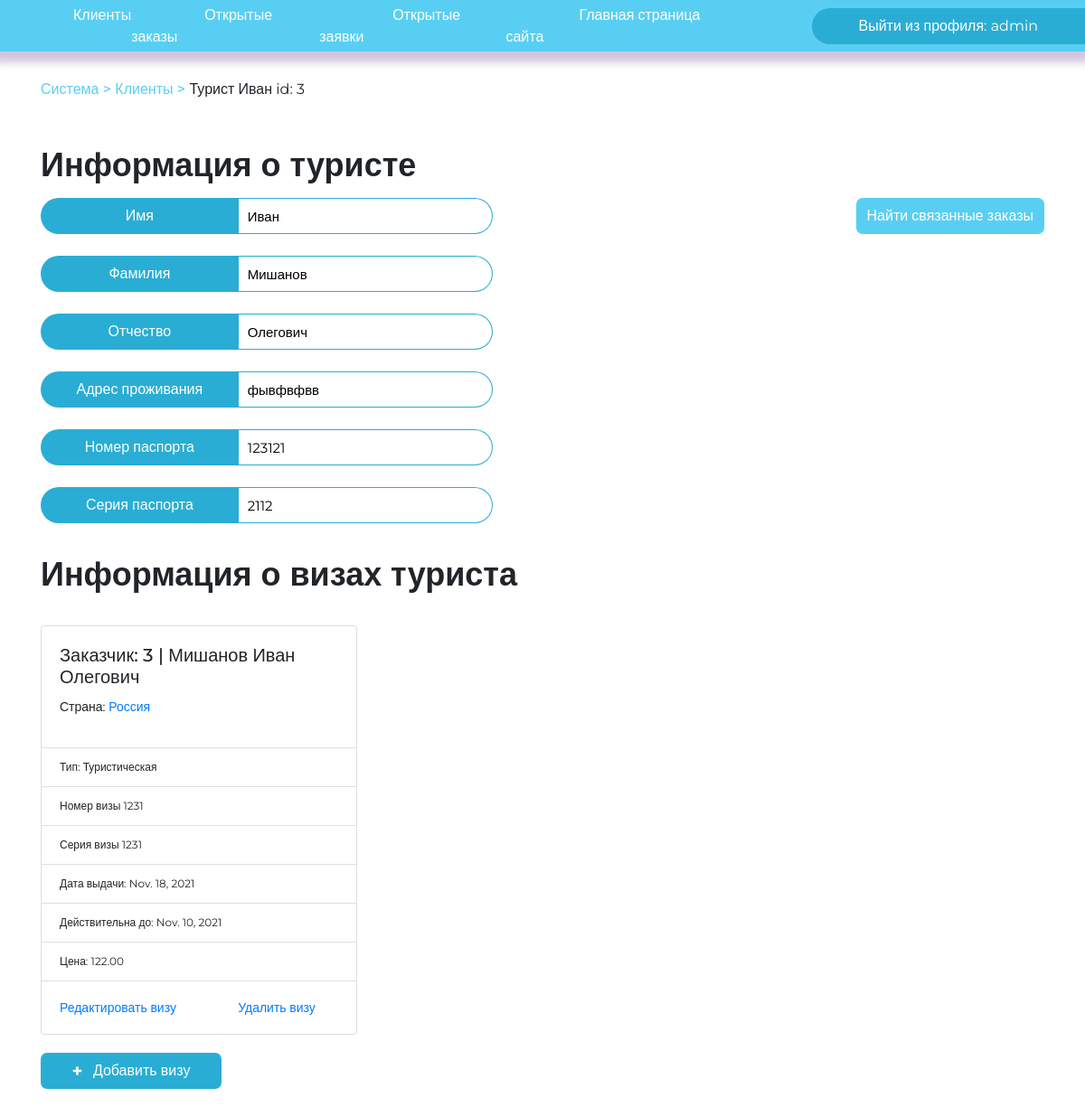
/agent/client/3/ (signed in), run on an earlier commit of the app's database.
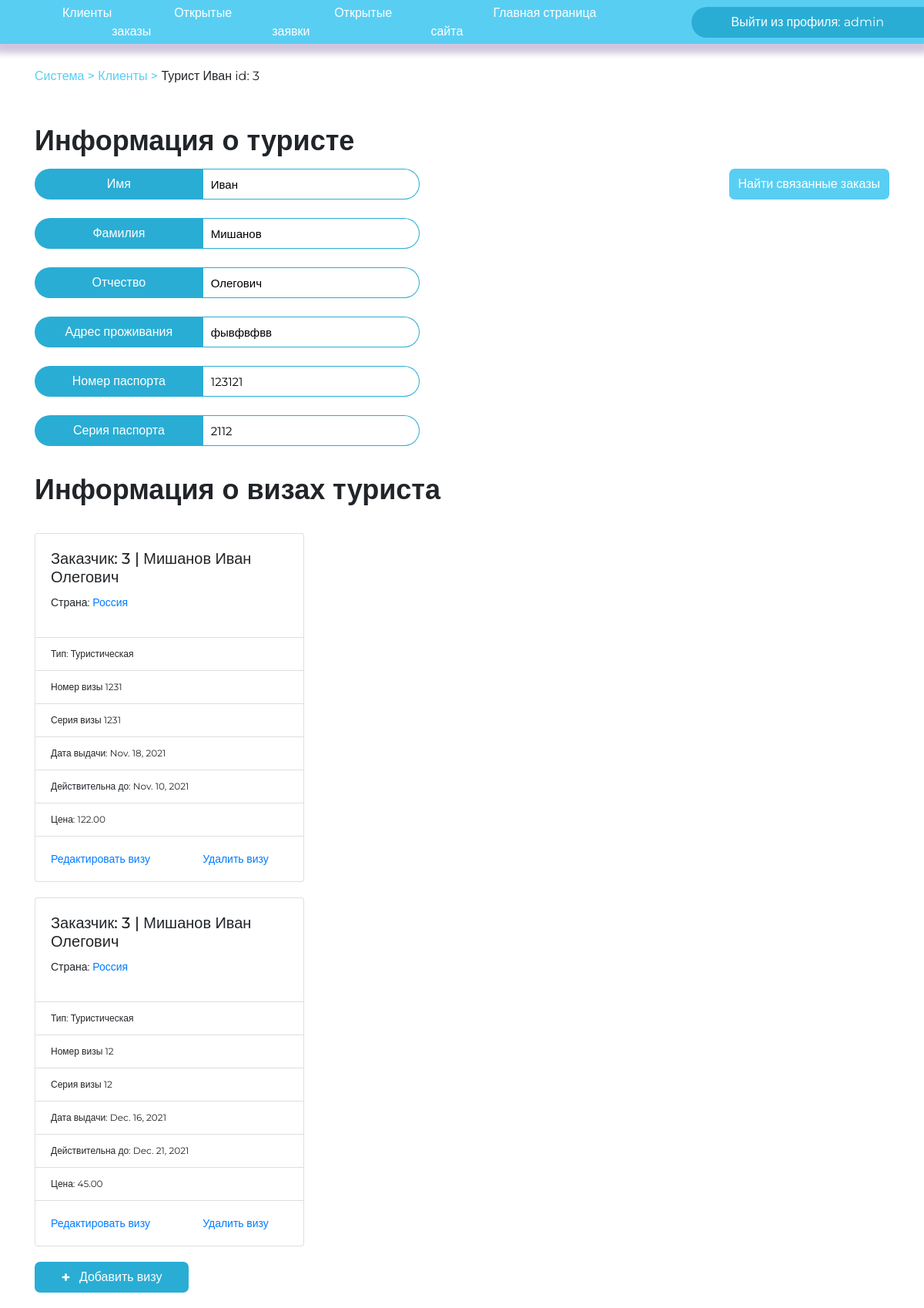
And on a later commit of the database.
### djangoApp/models.py (models this page shows)
class Client(models.Model):
    surname = models.CharField(max_length=30)
    name = models.CharField(max_length=30)
    patronymic = models.CharField(max_length=30)
    address = models.CharField(max_length=50)
    email = models.CharField(max_length=50)
    pass_and_serial = models.CharField(
        max_length=12, db_index=True, null=True, blank=True)
    pass_number = models.CharField(max_length=6, validators=[
                                   MinLengthValidator(6, 'Длина номера паспорта 6 цифр')])
    pass_serial = models.CharField(max_length=4, validators=[
                                   MinLengthValidator(4, 'Длина серии паспорта 4 цифры')])
    def __str__(self):
        return "%s | %s %s %s, %s %s" % (
            self.id, self.surname, self.name, self.patronymic, self.pass_number, self.pass_serial
        )

class Visa(models.Model):
    client_id = models.ForeignKey(Client, on_delete=models.CASCADE)
    country_id = models.ForeignKey(Country, on_delete=models.CASCADE)
    type_id = models.ForeignKey(VisaType, on_delete=models.CASCADE)
    visa_number = models.CharField(max_length=10)
    visa_serial = models.CharField(max_length=10)
    start_date = models.DateField()
    end_date = models.DateField()
    price = models.DecimalField(max_digits=18, decimal_places=2)

class Country(models.Model):
    name = models.CharField(max_length=30)
    money = models.CharField(max_length=30)
    language = models.CharField(max_length=30)
    def __str__(self):
        return self.name
    class Meta:
        verbose_name_plural = "Countries"

class VisaType(models.Model):
    name = models.CharField(max_length=30)
    def __str__(self):
        return self.name

### djangoApp/views.py (the view, shortened to what this page needs)
# urls.py: path('agent/client/<int:id>/', ClientInfo.as_view(), name='get_client_info'),
class ClientInfo(LoginRequiredMixin, View):
    redirect_field_name = None
    def get(self, request, id):
        client = get_client_info(id)
        form = VisaForm()
        visas = get_client_visas(id)
        typesV = get_visas_types()
        boolVisa = Visa.objects.filter(client_id=client).exists()
        context = {
            'visas': visas,
            'visas_type': typesV,
            'visaExists': boolVisa,
            'visaForm': form,
            'client': client,
        }
        return render(request, "client_info.html", context=context)

### djangoApp/base.py (called while the page is built)
def get_client_info(id):
    client = Client.objects.get(id = id)
    return client

def get_client_visas(id):
    visas = Visa.objects.filter(client_id = id)
    return visas

def get_visas_types():
    typesV = VisaType.objects.all()
    return typesV

### djangoApp/templates/client_info.html (shortened to what this page needs)
{% extends 'secret_panel.html' %}
{% block currPath %}<div class="path"><a href="/agent/">Система > </a> <a href = "/agent/clients">Клиенты > </a>Турист {{client.name}} id: {{client.id}}</div>
{% endblock %}
{% block content %}
<div style="margin-top: 50px">
    <h1 class="semi-text" style="margin-bottom:15px;">Информация о туристе</h1>
    <a style="float:right;" class="btn btn-primary" href="/agent/?id_client={{client.id}}">Найти связанные заказы</a>
    <div class="enter-container" style="width: 500px;">
        <span class="enterPL-invite">Имя</span><input type="text" value="{{ client.name }}" readonly
            class="enterPL-input" />
    </div>
    <div class="enter-container" style="width: 500px;">
        <span class="enterPL-invite">Фамилия</span><input type="text" value="{{ client.surname }}" readonly
            class="enterPL-input" />
    </div>
    <div class="enter-container" style="width: 500px;">
        <span class="enterPL-invite">Отчество</span><input type="text" value="{{ client.patronymic }}" readonly
            class="enterPL-input" />
    </div>
    <div class="enter-container" style="width: 500px;">
        <span class="enterPL-invite">Адрес проживания</span><input type="text" value="{{ client.address }}" readonly
            class="enterPL-input" />
    </div>
    <div class="enter-container" style="width: 500px;">
        <span class="enterPL-invite">Номер паспорта</span><input type="text" value="{{ client.pass_number }}" readonly
            class="enterPL-input" />
    </div>
    <div class="enter-container" style="width: 500px;">
        <span class="enterPL-invite">Серия паспорта</span><input type="text" value="{{ client.pass_serial }}" readonly
            class="enterPL-input" />
    </div>
    <h1 class="semi-text" style="margin-bottom:15px; margin-top: 35px">Информация о визах туриста</h1>
    {% if visaExists %}
        {% for visa in visas %}
        <div class="row row-cols-2 row-cols-md-3 g-4">
            {% include 'visa_card.html' %}
        </div>
        {% endfor %}
    {% else %}
    <p class="semi-text text-muted">Информация остутствует</p>
    {% endif %}
    <button type="button" class="btn btn-primary" id="add-visa" data-bs-toggle="modal"
        data-bs-target="#exampleModal" style="margin-bottom: 20px;"><span style="font-weight: bold; font-size: 20px;"> +
            &nbsp;</span>Добавить визу</button>
</div>
{% endblock %}

### djangoApp/templates/secret_panel.html (shortened to what this page needs)
<!DOCTYPE HTML PUBLIC "-//W3C//DTD HTML 4.01//EN" "http://www.w3.org/TR/html4/strict.dtd">
<html>
<head>
    <link rel="stylesheet" type="text/css" href="/static/css/style.css">
    <link rel="stylesheet" href="https://cdn.jsdelivr.net/npm/bootstrap@4.5.3/dist/css/bootstrap.min.css"
>
</head>
<body>
    <header>
        <nav class="menu" style="background-color: #59CEF3;">
            {% if request.user.is_authenticated %}
            <ul>
                <li><a href="/agent/clients">Клиенты</a></li>
                <li><a href="/agent/">Открытые заказы</a></li>
                <li><a href="/agent/calls/">Открытые заявки</a></li>
                <li><a href="/">Главная страница сайта</a></li>
            </ul>
            <a href="{% url 'logout' %}" class="btn btn-primary" id="logout">Выйти из профиля: {{user.username}}</a>
            {% else %}
            <span class="text-light ml-3">Требуется авторизация! Покиньте эту страницу если вы попали на нее
                случайно.</span>
            {% endif %}
        </nav>
    </header>
    <div class="container">
        {% block currPath %}{% endblock %}
        {% block content %}
        {% endblock %}
    </div>
</body>
</html>

### djangoApp/templates/visa_card.html
{% block content %}
    <div class="col">
        <div class="card" style = "margin-top: 20px;">
            <div class="card-body">
                <h5 class="card-title">Заказчик: {{ visa.client_id.id }} | {{ visa.client_id.surname }} {{ visa.client_id.name }} {{ visa.client_id.patronymic }}</h5>
                <div class="card-text">
                    <p>Страна: <a href="#">{{ visa.country_id.name }}</a></p>
                </div>
            </div>
            <ul class="list-group list-group-flush">
                <li class="list-group-item">Тип: {{ visa.type_id.name }}</li>
                <li class="list-group-item">Номер визы {{ visa.visa_number }}</li>
                <li class="list-group-item">Серия визы {{ visa.visa_serial }}</li>
                <li class="list-group-item">Дата выдачи: {{ visa.start_date }}</li>
                <li class="list-group-item">Действительна до: {{ visa.end_date }}</li>
                <li class="list-group-item">Цена: {{ visa.price }}</li>
            </ul>
            <div class="card-body">
                <div class="row">
                    <div class="col-7">
                        <a href="edit-visa/{{visa.id}}" class="card-link">Редактировать визу</a>
                    </div>
                    <div class="col-5">
                        <a href="delete-visa/{{visa.id}}" class="card-link">Удалить визу</a>
                    </div>
                </div>
            </div>
        </div>
    </div>
{% endblock %}

### djangoApp/static/css/style.css (style rules this page uses)
body { margin: 0px; padding: 0px 0px 0px; font-family: 'Montserrat', sans-serif !important; font-style: normal !important; font-weight: normal !important; min-height: 100vh; }
.card { font-size: 14px !important; line-height: 18px; margin-top: 50px; }
.card .list-group .list-group-item { font-size: 12px !important; }
.btn-primary { display: flex !important; background-color: #59CEF3 !important; height: 40px !important; border-radius: 7px !important; line-height: 1.5 !important; align-items: center !important; justify-content: center !important; font-size: 20 !important; text-decoration: none !important; color: #fff; border: none !important; }
.semi-text { font-size: 36px; font-weight: 600; }
header .menu { background-color: #ED9E72; padding: 15px 0px 15px 0px; display: flex; align-items: center; box-shadow: 0px 6px 8px 6px rgba(69, 26, 124, 0.25); height: 57px; flex-direction: row; z-index: 3; }
header .menu a { margin-left: 81px; color: #fff; text-decoration: none; }
header .menu #logout { background-color: #2aadd4 !important; width: 306px; height: 100%; border-radius: 30px 0 0 30px !important; }
header .menu ul { margin-left: auto; padding: 0; margin: 0; margin-left: auto; list-style-type: none; display: flex; }
.enterPL-invite { background-color: #2aadd4; width: 43.75%; height: 40px; display: flex; align-items: center; justify-content: center; border-radius: 25px 0px 0px 25px; color: #fff; }
.enter-container { display: flex; direction: row; flex-wrap: nowrap; margin-bottom: 24px; }
.enterPL-input { width: 56.25%; height: 40px; border: 1px solid #2aadd4; border-left: none; box-sizing: border-box; font-size: 15px; border-radius: 0 25px 25px 0; padding-left: 10px; }
.path { margin-top: 30px; }
.path a { color: #59CEF3 !important; text-decoration: none !important; font-weight: 500; font-size: 20; }
#add-visa { background: #2AADD4 !important; width: 200px !important; }
#add-visa { margin-top: 20px; }

What changed in the data, as far as the page shows it:
added Visa: client_id.id "3", client_id.surname "Мишанов", client_id.name "Иван", client_id.patronymic "Олегович", country_id.name "Россия", type_id.name "Туристическая", visa_number "12", visa_serial "12", start_date "Dec. 16, 2021", end_date "Dec. 21, 2021", price "45.00"
